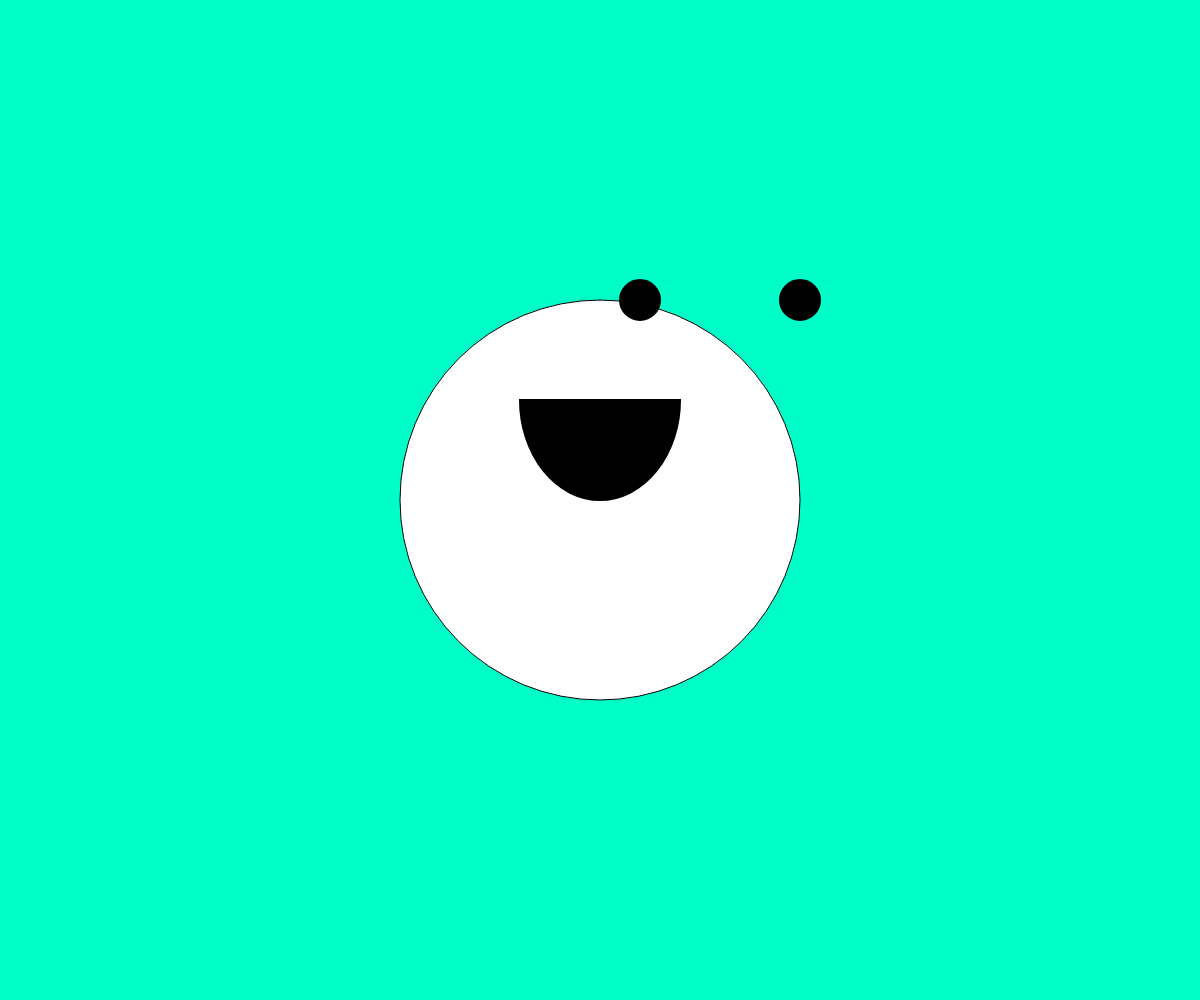
Frame 1 (no input)
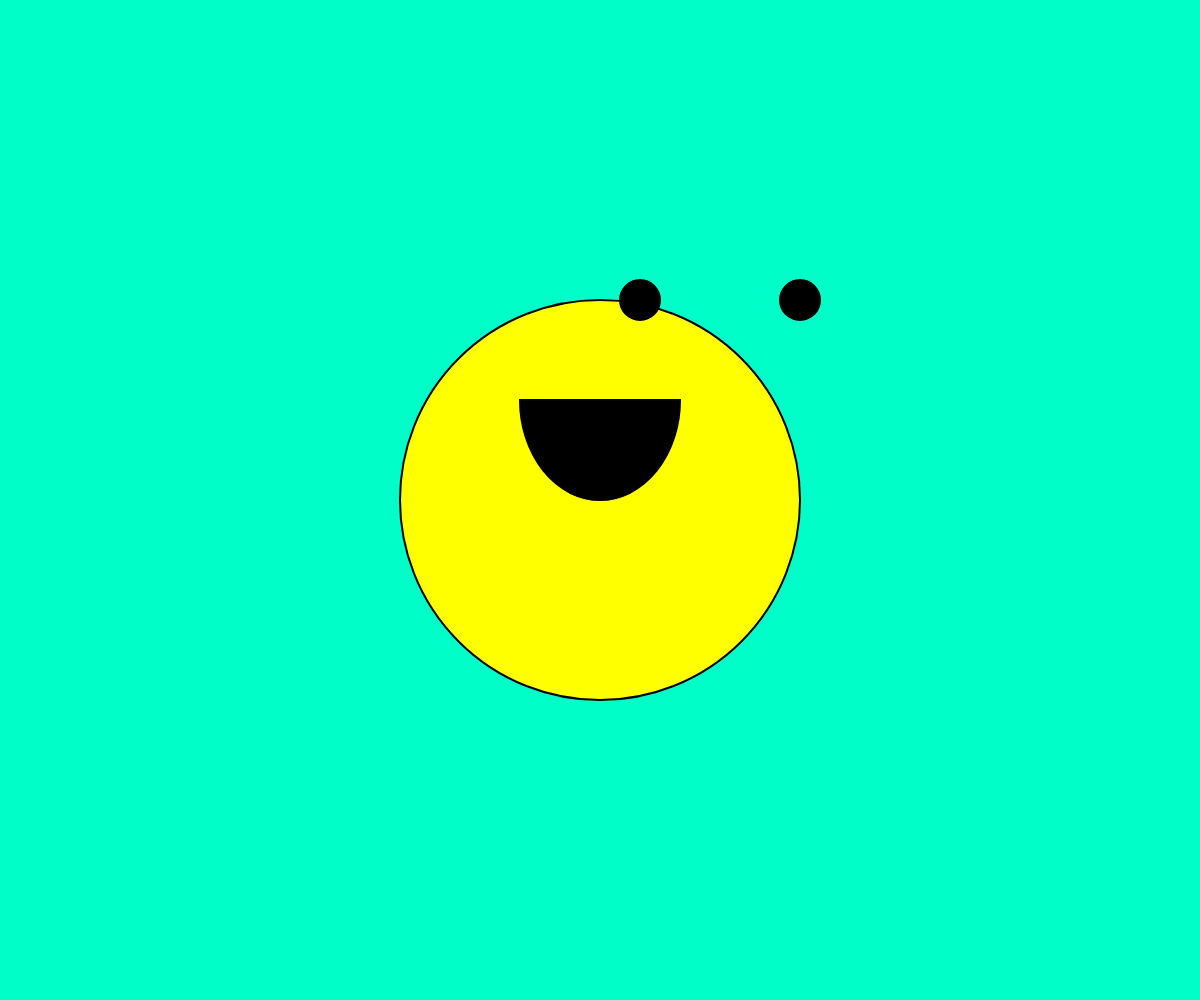
Frame 60 (no input)
Frame 120 (the mouse pressed at the canvas centre since frame 60): identical to frame 60, image omitted

The p5.js sketch that drew these frames (run headless with seeded random() and noise() and a simulated clock; from frame 60 on, the mouse is pressed at the canvas centre):

// p5.js sketch
// ── sketch.js
// Emoji
// By Avadh Patel

// This code creates the canvas
function setup() {
  createCanvas(windowWidth, windowHeight);
}

// This code creates the Emoji
function draw() {
  background(0 ,400, 200);
  
// This code creates the face
  rectMode(CENTER);
  rect(windowWidth/2, windowHeight/2, 400, 400, 200);
  fill("Black");
  stroke("Black");
  strokeWeight("2")
  
// This code creates the eyes
  circle(640, 300, 40);
  circle(800, 300, 40);
  fill("Black");
  
// This code creates the mouth
  arc(windowWidth/2, 400, 160, 200, 0, PI, CHORD);
  fill("Yellow")

}


// ── style.css
html, body {
  margin: 0;
  padding: 0;
}
canvas {
  display: block;
}

h1{
  position: absolute;
  text-align: right;
}


.overlay{
  position: absolute;
  top: 100;
  padding: 3em;
  font-family: "Comic Sans MS", "Comic Sans", cursive;
  font-size: 32px;

}
